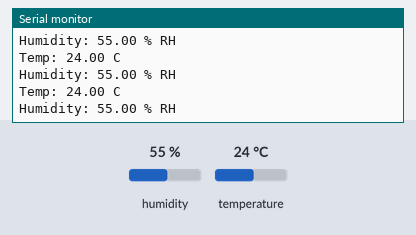
A sketch run on a simulated Arduino Uno, built with avr-gcc and run on an emulated ATmega328P. Parts: the last lines printed to the serial monitor. The inputs (shaded band) are chosen by the test bench; at power-on: humidity 55 %, temperature 24 °C.

Above: at 1.4 s.
1.5 s: humidity set to 22 %
At 2.3 s:
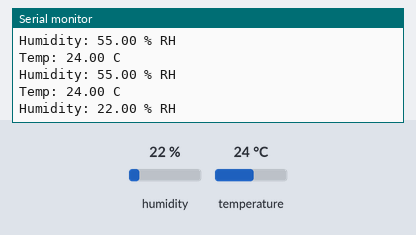
3.0 s: temperature set to 12 °C
At 3.5 s:
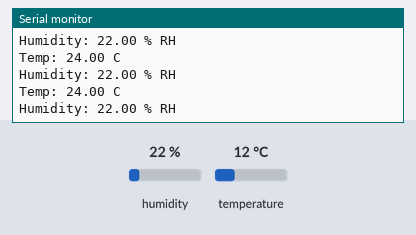
4.5 s: humidity set to 40 %
At 5.2 s:
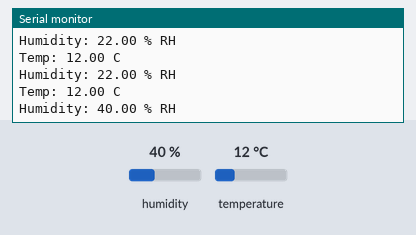
Timing chart, 0 to 7.5 s (numbered marks = the images above; inputs shaded):
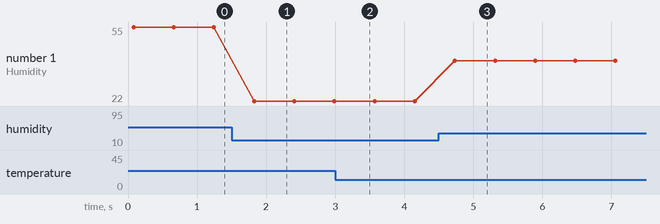

Measured:
- after the input at 1.5 s, the serial monitor: prints a new line after 0.33 s (image 1)
- after the input at 4.5 s, the serial monitor: prints a new line after 0.23 s (image 3)
- plotted number 1: 55 → 22 after the input at 1.5 s, 22 → 40 after the input at 4.5 s

The sketch:

sensors.ino
```cpp
#include "Adafruit_HTU31D.h"

Adafruit_HTU31D htu = Adafruit_HTU31D();
uint32_t timestamp;


void setup() {
  Serial.begin(115200);
  while (!Serial) {
    delay(10); // wait till serial port opens
  }
  Serial.println("Adafruit HTU31D test");

  if (!htu.begin(0x40)) {
    Serial.println("Couldn't find sensor!");
    while (1);
  }
  timestamp = millis();
}

void loop() {
  sensors_event_t humidity, temp;

  htu.getEvent(&humidity, &temp);// populate temp and humidity objects with fresh data

  Serial.print("Temp: ");
  Serial.print(temp.temperature);
  Serial.println(" C");

  Serial.print("Humidity: ");
  Serial.print(humidity.relative_humidity);
  Serial.println(" \% RH");


  delay(500);
}
```
